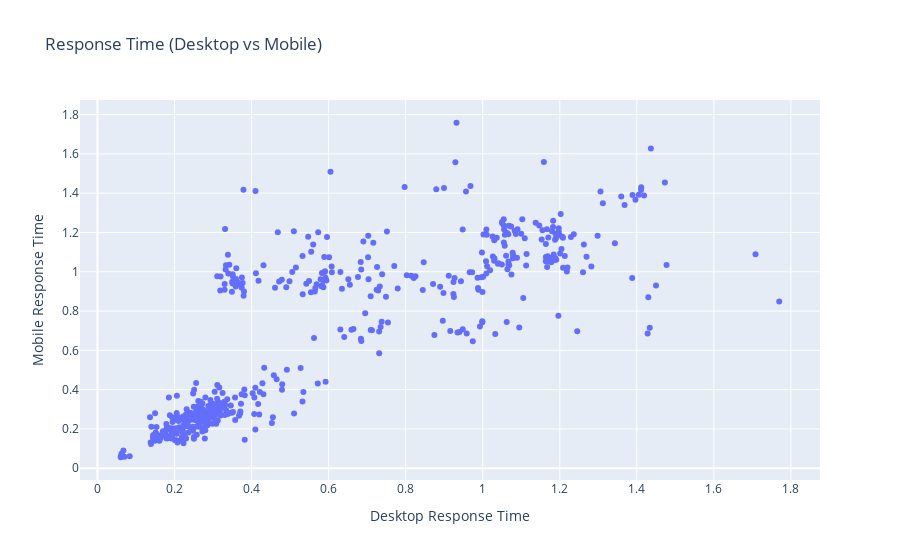

This figure's notebook cell:
### Code cell
fig1 = px.scatter(df_metrics, x="desktop_response_time", y="mobile_response_time", 
                  title='Response Time (Desktop vs Mobile)', labels={'desktop_response_time':'Desktop Response Time',
                                                                      'mobile_response_time':'Mobile Response Time'})
fig1.write_html("../../fam-report-site/public/Web-Analytics/response_time.html")
fig1.show()

### Figure 1 — Plotly figure (JSON) as saved in the notebook; plotly's stock layout.template omitted (floating-point values rounded to 4 significant figures; data arrays with more than 128 entries replaced by an {"elided": "..."} marker saying what was removed)
{"data": [{"hovertemplate": "Desktop Response Time=%{x}<br>Mobile Response Time=%{y}<extra></extra>", "legendgroup": "", "marker": {"color": "#636efa", "symbol": "circle"}, "mode": "markers", "name": "", "orientation": "v", "showlegend": false, "type": "scatter", "x": {"elided": "523 float values"}, "xaxis": "x", "y": {"elided": "523 float values"}, "yaxis": "y"}], "layout": {"legend": {"tracegroupgap": 0}, "title": {"text": "Response Time (Desktop vs Mobile)"}, "xaxis": {"anchor": "y", "domain": [0, 1], "title": {"text": "Desktop Response Time"}}, "yaxis": {"anchor": "x", "domain": [0, 1], "title": {"text": "Mobile Response Time"}}}}
